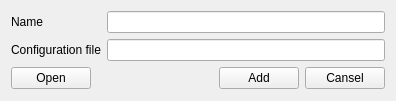
<?xml version="1.0" encoding="UTF-8"?>
<ui version="4.0">
 <class>Add_form</class>
 <widget class="QWidget" name="Add_form">
  <property name="geometry">
   <rect>
    <x>0</x>
    <y>0</y>
    <width>396</width>
    <height>101</height>
   </rect>
  </property>
  <property name="windowTitle">
   <string>Add</string>
  </property>
  <layout class="QHBoxLayout" name="horizontalLayout_4">
   <item>
    <layout class="QVBoxLayout" name="verticalLayout_3">
     <item>
      <layout class="QHBoxLayout" name="horizontalLayout_3">
       <item>
        <layout class="QVBoxLayout" name="verticalLayout">
         <item>
          <layout class="QHBoxLayout" name="horizontalLayout_2">
           <item>
            <widget class="QLabel" name="label">
             <property name="text">
              <string>Name</string>
             </property>
            </widget>
           </item>
          </layout>
         </item>
         <item>
          <widget class="QLabel" name="label_2">
           <property name="text">
            <string>Configuration file</string>
           </property>
          </widget>
         </item>
        </layout>
       </item>
       <item>
        <layout class="QVBoxLayout" name="verticalLayout_2">
         <item>
          <widget class="QLineEdit" name="lineEdit"/>
         </item>
         <item>
          <widget class="QLineEdit" name="lineEdit_2"/>
         </item>
        </layout>
       </item>
      </layout>
     </item>
     <item>
      <layout class="QHBoxLayout" name="horizontalLayout">
       <item>
        <widget class="QPushButton" name="pushButton">
         <property name="text">
          <string>Open</string>
         </property>
        </widget>
       </item>
       <item>
        <spacer name="horizontalSpacer">
         <property name="orientation">
          <enum>Qt::Horizontal</enum>
         </property>
         <property name="sizeHint" stdset="0">
          <size>
           <width>40</width>
           <height>20</height>
          </size>
         </property>
        </spacer>
       </item>
       <item>
        <widget class="QPushButton" name="pushButton_2">
         <property name="text">
          <string>Add</string>
         </property>
        </widget>
       </item>
       <item>
        <widget class="QPushButton" name="pushButton_3">
         <property name="text">
          <string>Cansel</string>
         </property>
        </widget>
       </item>
      </layout>
     </item>
    </layout>
   </item>
  </layout>
 </widget>
 <resources/>
 <connections/>
</ui>
